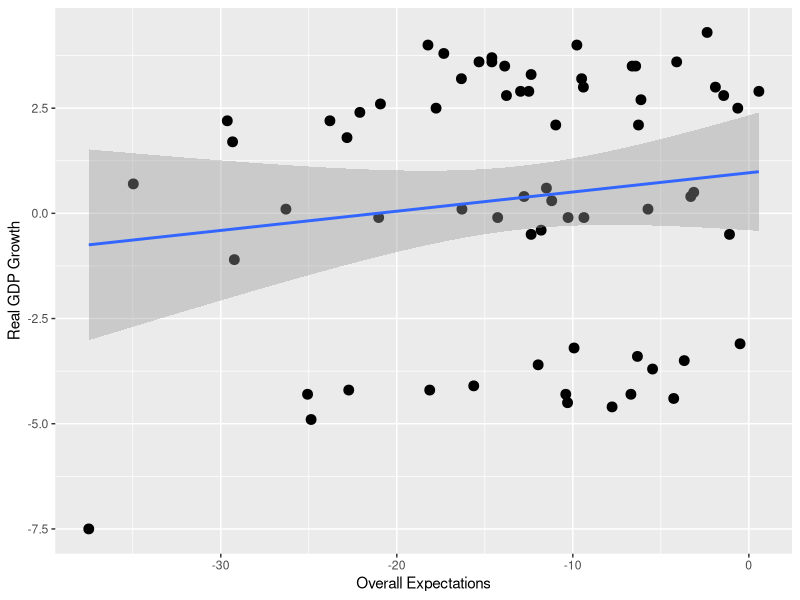
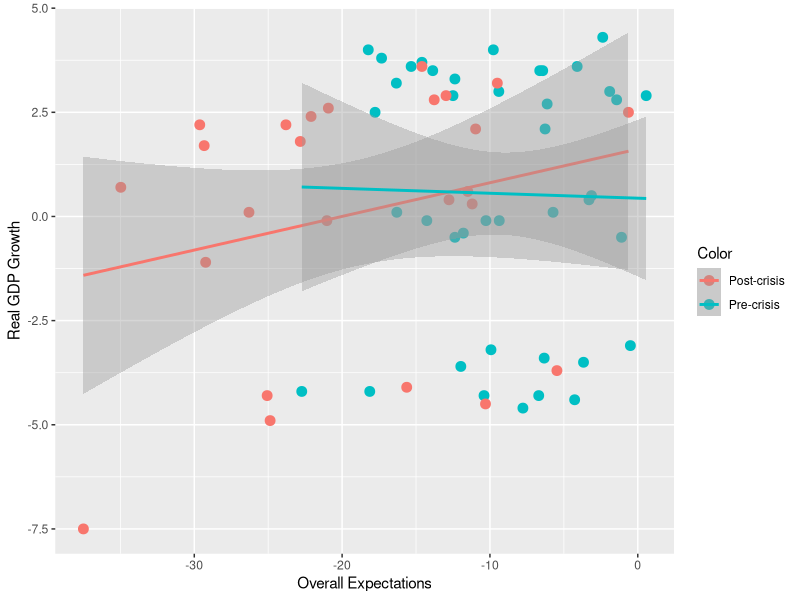

Recreate these plots in R, in order.
## ---- chunk 1
library(ggplot2)
expdata <- read.csv("expdata.csv")
## ---- chunk 2
qplot(x=as.numeric(expdata$ovcond), y=as.numeric(expdata$rgrow), 
                xlab="Overall Expectations", ylab="Real GDP Growth", size=I(3)) + geom_smooth(method=lm, lwd=1)
## ---- chunk 3
Color <- expdata$crisis
## ---- chunk 4
qplot(x=as.numeric(expdata$ovcond), y=as.numeric(expdata$rgrow), color=Color,
                xlab="Overall Expectations", ylab="Real GDP Growth", size=I(3)) + geom_smooth(method=lm, lwd=1)
